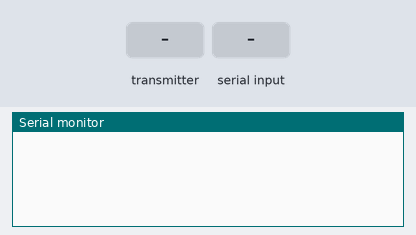
This sketch was run on a simulated ESP8266 (NodeMCU). Shown: the last lines printed to the serial monitor. The inputs (shaded band) are chosen by the test bench.

Above: at 1.2 s.
1.3 s: the transmitter starts sending text = 0
At 1.61 s:
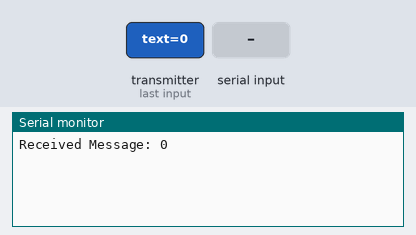
3.3 s: "1\n" received over Serial
At 3.61 s:
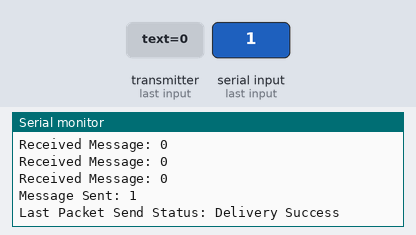

Measured:
- after the input at 1.3 s, the serial monitor: prints a new line at once (image 1)
- after the input at 3.3 s, the serial monitor: prints a new line at once (image 2)

The sketch:

esp_COM6_st.ino
```cpp
#include <ESP8266WiFi.h>
#include <espnow.h>

// MAC addresses of both devices
uint8_t peerAddress1[] = {0xDC, 0x4F, 0x22, 0x6C, 0x0C, 0xDE}; // Device 1 MAC address
uint8_t peerAddress2[] = {0xBC, 0xDD, 0xC2, 0x16, 0xA1, 0x4E}; // Device 2 MAC address

// 16-byte encryption key (must be the same on both devices)
uint8_t encryptionKey[16] = {0xA1, 0xB2, 0xC3, 0xD4, 0xE5, 0xF6, 0xA7, 0xB8,
                             0xC9, 0xDA, 0xEB, 0xFC, 0xAB, 0xBC, 0xCD, 0xDE};

// Message structure
typedef struct struct_message {
  char text[250];
} struct_message;

struct_message outgoingMessage;
struct_message incomingMessage;

// Callback when data is sent
void onSent(uint8_t *mac_addr, uint8_t sendStatus) {
  Serial.print("\nLast Packet Send Status: ");
  Serial.println(sendStatus == 0 ? "Delivery Success" : "Delivery Fail");
}

// Callback when data is received
void onReceive(uint8_t *mac_addr, uint8_t *incomingData, uint8_t len) {
  memcpy(&incomingMessage, incomingData, sizeof(incomingMessage));
  Serial.print("Received Message: ");
  Serial.println(incomingMessage.text);
}

void setup() {
  Serial.begin(115200);
  WiFi.mode(WIFI_STA);

  // Initialize ESP-NOW
  if (esp_now_init() != 0) {
    Serial.println("ESP-NOW initialization failed");
    return;
  }

  // Set device role as both sender and receiver
  esp_now_set_self_role(ESP_NOW_ROLE_COMBO);

  // Register callback functions
  esp_now_register_send_cb(onSent);
  esp_now_register_recv_cb(onReceive);

  // Add peer device with specified MAC address and set encryption key
  esp_now_add_peer(peerAddress1, ESP_NOW_ROLE_COMBO, 1, encryptionKey, 16);
}

void loop() {
  // Check if data is available in the serial monitor
  if (Serial.available() > 0) {
    String input = Serial.readStringUntil('\n');  // Read the input until newline
    input.trim();  // Remove any leading/trailing whitespace

    // Convert the input message to char array and copy to outgoingMessage.text
    input.toCharArray(outgoingMessage.text, 250);

    // Send message to the peer device
    esp_now_send(peerAddress1, (uint8_t *)&outgoingMessage, sizeof(outgoingMessage));

    Serial.println("Message Sent: " + input);
  }
}
```
